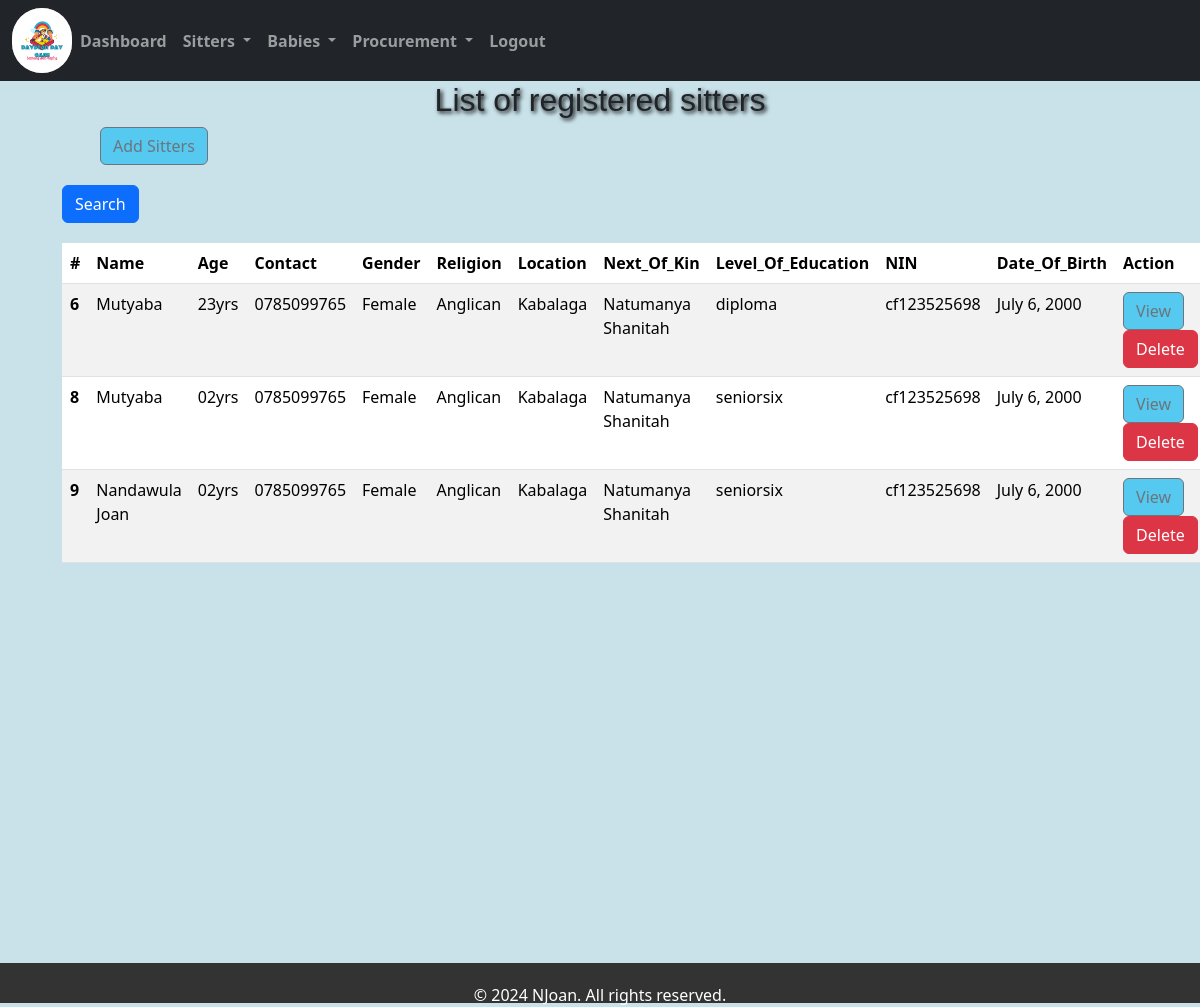
Page /sitterslist/ on the earlier database version.
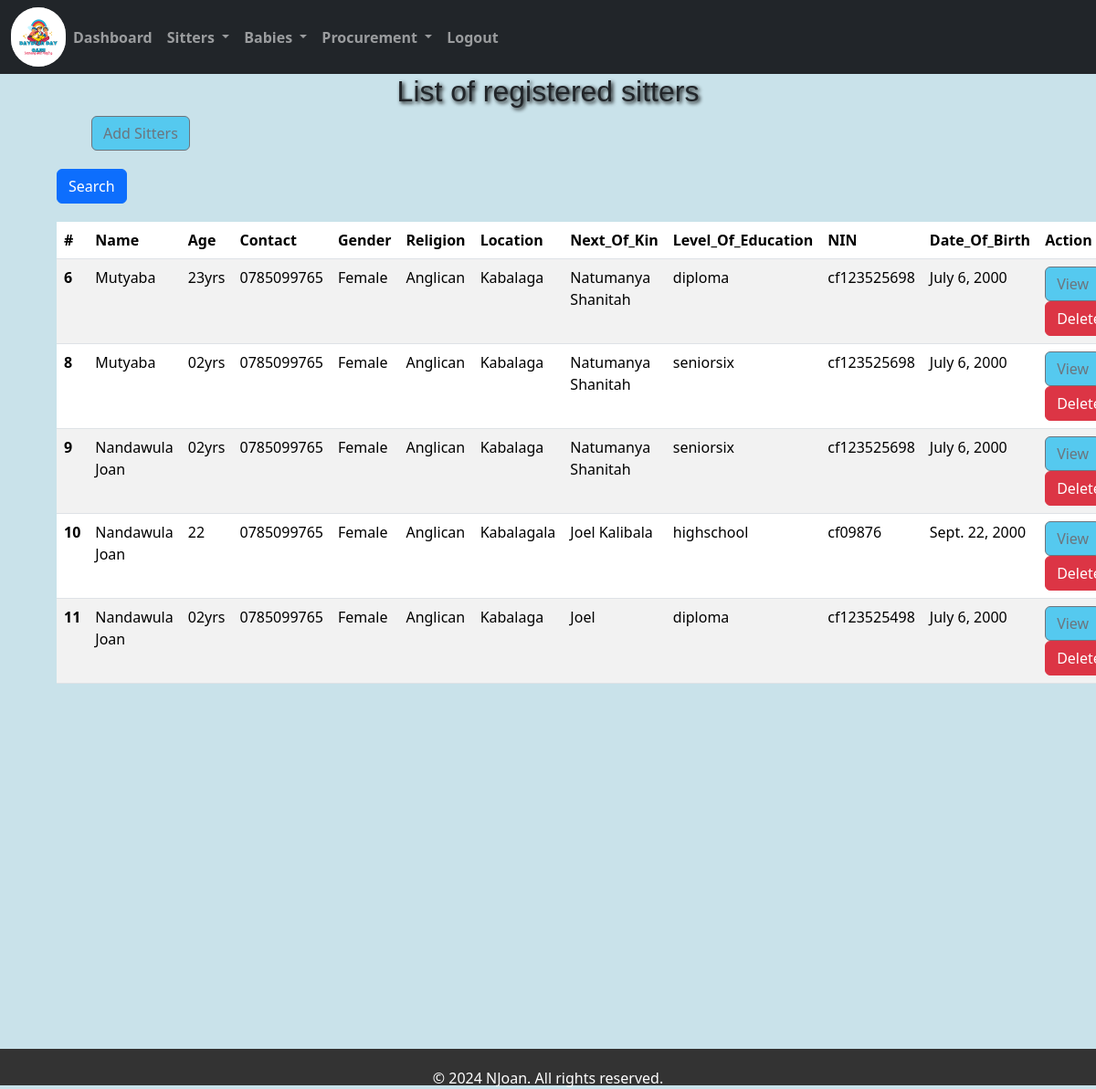
Same page on the later database version.
### home/models.py (models this page shows, shortened)
class Sittersform(models.Model):
    sitter_name = models.CharField(max_length=200,)
    age = models.CharField(max_length=200, default=0)
    contact = models.CharField(max_length=200)
    gender = models.CharField(max_length=100)
    religion = models.CharField(max_length=100)
    location = models.CharField(max_length=50)
    next_of_kin = models.CharField(max_length=200)
    level_of_education = models.CharField(max_length=50)
    nin = models.CharField(max_length=200)
    date_of_birth = models.DateField(max_length=200, default=0)

### home/views.py (the view)
# urls.py: path('sitterslist/',views.sitterslist, name='sitterslist'),
def sitterslist(request):
   sitterslist = Sittersform.objects.all()
   return render (request, 'sitterslist.html',{'sitterslist':sitterslist})

### home/templates/sitterslist.html (shortened to what this page needs)
{% extends 'base.html' %}
{% block content %}
<!DOCTYPE html>
<html lang="en">
<head>
</head>
<body>
<h2>List of registered sitters</h2>
<a href="/sittersform" class="btn btn-outline-secondary" style="margin-left: 100px; background-color: rgb(85, 201, 239)">Add Sitters</a>
<div class="container">
    <form method="GET" action="{% url 'sitters' %}" style="margin: 20px;">
        <button type="submit" class="btn btn-primary">Search</button>
    </form>
    <table class="table table-striped" style="width: 90%; margin-left: 20px;">
        <thead>
            <tr>
                <th scope="col">#</th>
                <th scope="col">Name</th>
                <th scope="col">Age</th>
                <th scope="col">Contact</th>
                <th scope="col">Gender</th>
                <th scope="col">Religion</th>
                <th scope="col">Location</th>
                <th scope="col">Next_Of_Kin</th>
                <th scope="col">Level_Of_Education</th>
                <th scope="col">NIN</th>
                <th scope="col">Date_Of_Birth</th>
                <th scope="col">Action</th>
            </tr>
        </thead>
        <tbody>
            {% for sitter in sitterslist %}
            <tr>
                <th scope="row">{{ sitter.id }}</th>
                <td>{{ sitter.sitter_name }}</td>
                <td>{{ sitter.age }}</td>
                <td>{{ sitter.contact }}</td>
                <td>{{ sitter.gender }}</td>
                <td>{{ sitter.religion }}</td>
                <td>{{ sitter.location }}</td>
                <td>{{ sitter.next_of_kin }}</td>
                <td>{{ sitter.level_of_education }}</td>
                <td>{{ sitter.nin }}</td>
                <td>{{ sitter.date_of_birth }}</td>
                <td>
                    <a href="{% url 'sitterview' id=sitter.id %}" class="btn btn-outline-secondary" style="background-color: rgb(85, 201, 239)">View</a>
                    <form action="{% url 'sitterdelete' id=sitter.id %}" method="post" style="display:inline;" onsubmit="return confirmDelete();">
                        <button type="submit" class="btn btn-danger">Delete</button>
                    </form>
                </td>
            </tr>
            {% endfor %}
        </tbody>
    </table>
</div>
<br><br><br><br><br><br><br><br><br><br><br><br><br><br><br><br>
</body>
</html>
{% endblock %}

### home/templates/base.html (shortened to what this page needs)
{% load static %}
<!DOCTYPE html>
<html lang="en">
<head>
    <link rel="stylesheet" href="https://cdn.jsdelivr.net/npm/bootstrap@5.3.3/dist/css/bootstrap.min.css">
</head>
<body>
    <nav class="navbar navbar-expand-lg navbar-dark bg-dark justify-content-end">
        <div class="container-fluid">
            <img src="../static/Images/CAPTAIN.png"
          style="  border-radius: 100px; height: 65px;width: 60px; text-align: center; background-color: rgb(164, 164, 164) " >
            <div class="collapse navbar-collapse" id="navbarNavDropdown">
                <ul class="navbar-nav">
                    <li class="nav-item">
                        <a class="nav-link" href="/dash"><b>Dashboard</b></a>
                    </li>
                    <li class="nav-item dropdown">
                        <a class="nav-link dropdown-toggle" href="#" id="navbarDropdownMenuLink" role="button" data-bs-toggle="dropdown" aria-expanded="false">
                            <b>Sitters</b>
                        </a>
                    </li>
                    <li class="nav-item dropdown">
                        <a class="nav-link dropdown-toggle" href="#" id="navbarDropdownMenuLink" role="button" data-bs-toggle="dropdown" aria-expanded="false">
                            <b>Babies</b>
                        </a>
                    </li>
                    <li class="nav-item dropdown">
                        <a class="nav-link dropdown-toggle" href="#" id="navbarDropdownMenuLink" role="button" data-bs-toggle="dropdown" aria-expanded="false">
                            <b>Procurement</b>
                        </a>
                    </li>
                    <li class="nav-item">
                        <a class="nav-link" href="/"><b>Logout</b></a>
                    </li>
                </ul>
            </div>
        </div>
    </nav>
        {% block content %}
        {% endblock %}
</body>
<footer>
    <p>&copy; 2024 NJoan. All rights reserved.</p>
  </footer>
</html>

### home/templates/sitterslist.html (style rules this page uses)
body { background-color: rgb(201, 226, 234); }
h2 { font-family: sans-serif; text-shadow: 2px 2px 4px #000000; margin-left: auto; margin-right: auto; text-align: center; }

### home/templates/base.html (style rules this page uses)
footer { background-color: #333; color: #fff; text-align: center; padding: 20px 0; bottom: 0; width: 100%; height:20px }

Differences in the rows shown:
added Sittersform: id "10", sitter_name "Nandawula Joan", age "22", contact "0785099765", gender "Female", religion "Anglican", location "Kabalagala", next_of_kin "Joel Kalibala", level_of_education "highschool", nin "cf09876", date_of_birth "Sept. 22, 2000"
added Sittersform: id "11", sitter_name "Nandawula Joan", age "02yrs", contact "0785099765", gender "Female", religion "Anglican", location "Kabalaga", next_of_kin "Joel", level_of_education "diploma", nin "cf123525498", date_of_birth "July 6, 2000"
